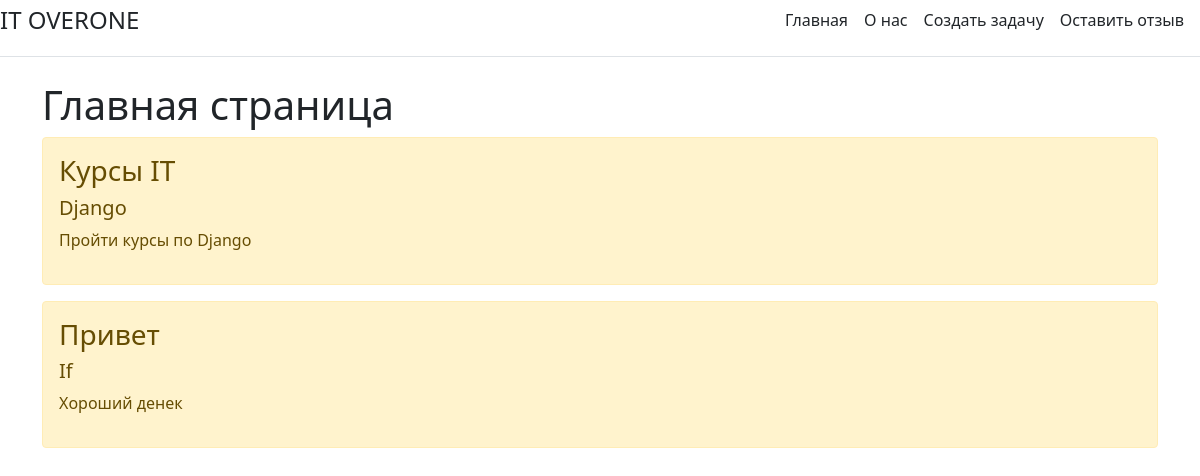
Before: / with the older database file.
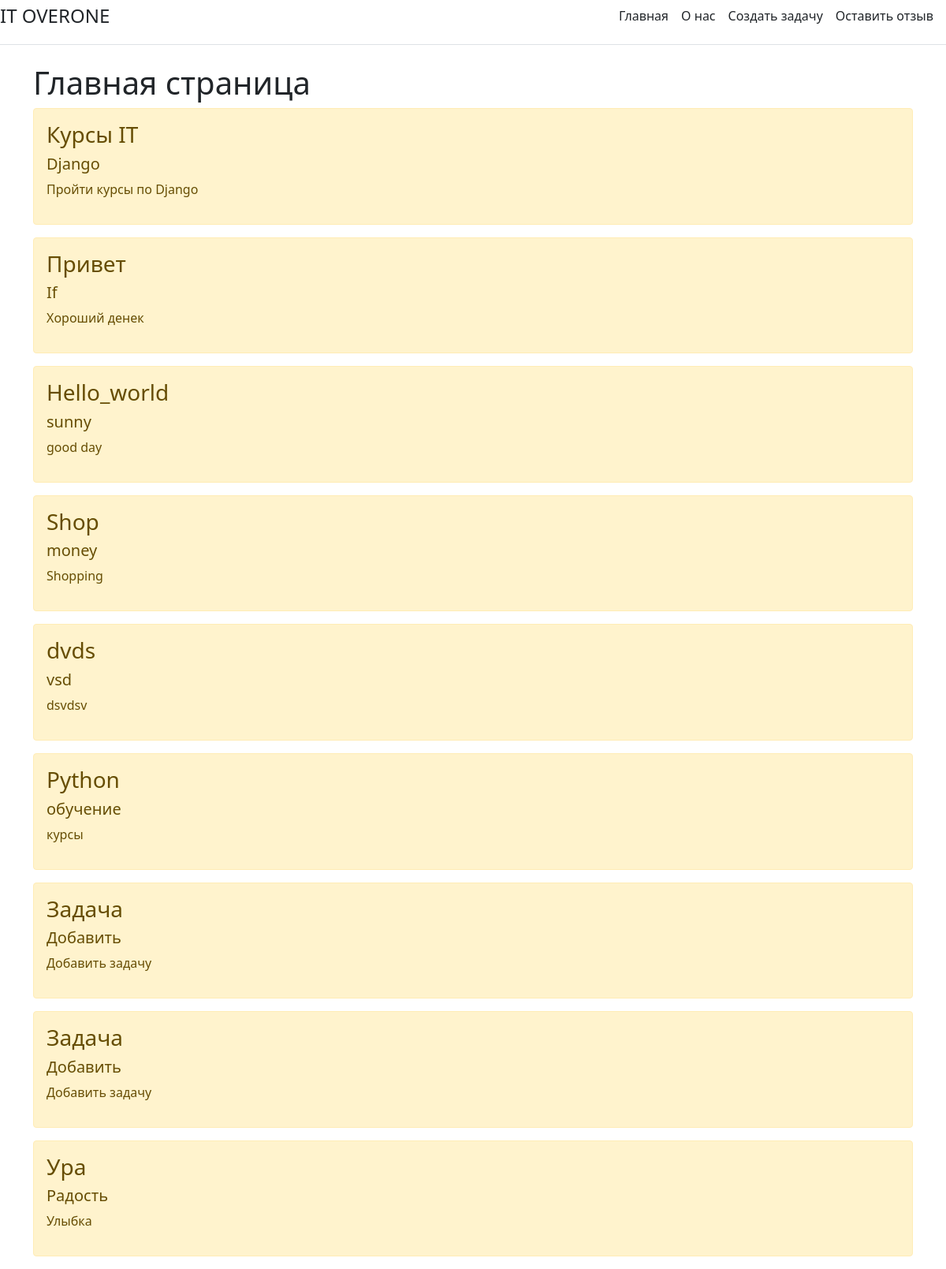
After: the same page with the newer database file.
### main/models.py (models this page shows, shortened)
class Task(models.Model):
    title=models.CharField('Название', max_length=50)
    task=models.TextField('Описание')
    technology = models.CharField('Технологии', max_length=50)
    class Meta:
        verbose_name='Задача'
        verbose_name_plural='Задачи'

### main/views.py (the view)
def index(request):
    task=Task.objects.all()
    return render(request, 'main/index.html',{'title':'Главная страница','tasks':task})

### main/templates/main/index.html (shortened to what this page needs)
{%extends 'main/base.html'%}
{% load static %}
{%block content%}
<h1>Главная страница</h1>
{% if tasks %}
    {% for el in tasks %}
        <div class="alert alert-warning mt-2">
            <h3>{{el.title}}</h3>
            <h5>{{el.technology}}</h5>
            <p>{{el.task}}</p>
        </div>
    {%endfor%}
{% else %}
    <p>Записи отсутствуют</p>
{% endif %}
{%endblock%}

### main/templates/main/base.html (shortened to what this page needs)
<!DOCTYPE html>
<html lang="en">
<head>
    <link rel="stylesheet" href="https://cdn.jsdelivr.net/npm/bootstrap@5.1.3/dist/css/bootstrap.min.css">
</head>
<body>
    <div class="d-flex flex-column flex-md-row align-items-center pb-3 mb-4 border-bottom">
      <a href="/" class="d-flex align-items-center text-dark text-decoration-none">
        <span class="fs-4">IT OVERONE</span>
      </a>
      <nav class="d-inline-flex mt-2 mt-md-0 ms-md-auto">
        <a class="me-3 py-2 text-dark text-decoration-none" href="{% url 'home'%}">Главная</a>
        <a class="me-3 py-2 text-dark text-decoration-none" href="{% url 'about'%}">О нас</a>
        <a class="me-3 py-2 text-dark text-decoration-none" href="{% url 'create'%}">Создать задачу</a>
        <a class="me-3 py-2 text-dark text-decoration-none" href="{% url 'feedback'%}">Оставить отзыв</a>
      </nav>
    </div>
    <div class="container">
        {%block content%}{%endblock%}
    </div>
</body>
</html>

Changed rows visible on the page:
added Task: title "Hello_world", technology "sunny", task "good day"
added Task: title "Shop", technology "money", task "Shopping"
added Task: title "dvds", technology "vsd", task "dsvdsv"
added Task: title "Python", technology "обучение", task "курсы"
added Task: title "Задача", technology "Добавить", task "Добавить задачу"
added Task: title "Задача", technology "Добавить", task "Добавить задачу"
added Task: title "Ура", technology "Радость", task "Улыбка"
